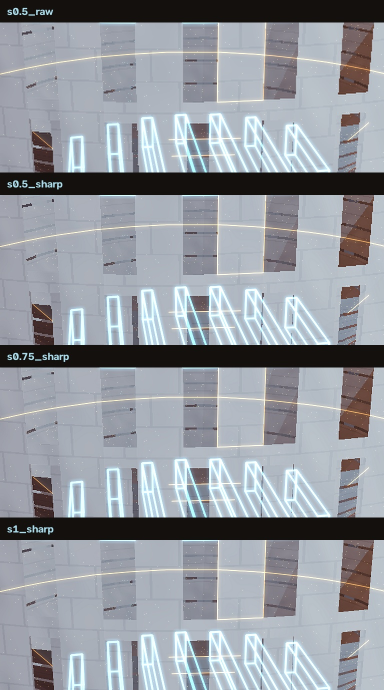
#> input picture qa_evidence/quality_stills/colosseum_detail_crops.jpg, 768 x 1380 px (shown at 1/2 size)
$ python -i render_quality_compare.py   (imports and definitions only)   (older library calls are emulated)
#> lines starting #> are read from the running program, lines starting #| are printed output that depends on the picture
"""Render A/B stills and objective metrics for video-quality tuning.

Renders identical monument frames across internal raster scales and finishing variants,
reporting sharpness (Laplacian variance), edge aliasing, color-stat drift and per-frame
wall-clock cost. Writes side-by-side contact sheets under qa_evidence/quality_stills/.

Usage: PYTHONPATH=. .venv/bin/python tools/render_quality_compare.py
"""
from __future__ import annotations

import time
from pathlib import Path

import cv2
import numpy as np

from voxforge.video.procedural_world import (
    Monument3DEngine,
    SCENE_GIZA,
    SCENE_TAJ_MAHAL,
    SCENE_COLOSSEUM,
)
from voxforge.video.finish import edge_adaptive_sharpen

OUT_DIR = Path("qa_evidence/quality_stills")
SCENES = [("giza", SCENE_GIZA), ("taj", SCENE_TAJ_MAHAL), ("colosseum", SCENE_COLOSSEUM)]
SCALES = [0.5, 0.625, 0.75, 1.0]


def laplacian_var(img: np.ndarray) -> float:
    gray = cv2.cvtColor(img, cv2.COLOR_RGB2GRAY)
    return float(cv2.Laplacian(gray, cv2.CV_32F, ksize=3).var())


def alias_score(img: np.ndarray) -> float:
    """High-frequency jaggedness along strong edges: mean |2nd derivative| on Canny edge pixels."""
    gray_u8 = cv2.cvtColor(img, cv2.COLOR_RGB2GRAY)
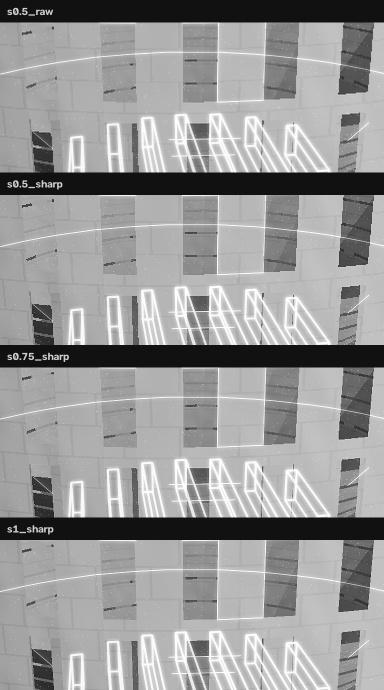
#> gray_u8: shape (1380, 768) (shown at 1/2 size); min 3, max 255, mean 152.2
    edges = cv2.Canny(gray_u8, 60, 140) > 0
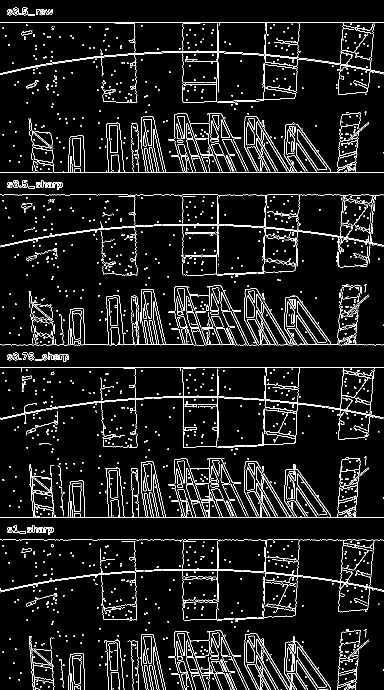
#> edges: shape (1380, 768) bool (shown at 1/2 size); 6.5% white in thin lines or dots
    d2 = cv2.Laplacian(gray_u8, cv2.CV_32F, ksize=1)
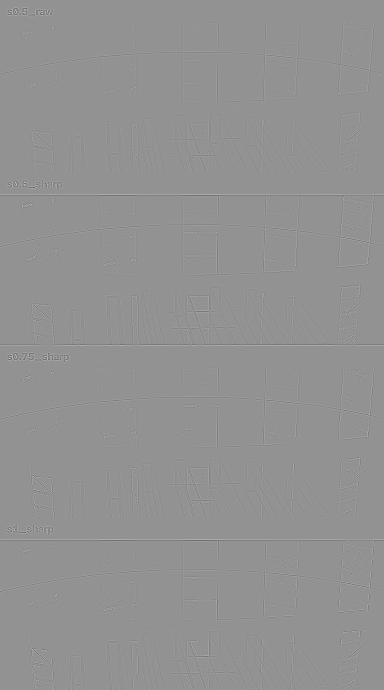
#> d2: shape (1380, 768) float32 (shown at 1/2 size); min -646, max 478, mean 0; drawn with min black and max white
    if edges.sum() < 50:
        return 0.0
    return float(np.abs(d2[edges]).mean())


def color_means(img: np.ndarray) -> np.ndarray:
    return img.reshape(-1, 3).mean(axis=0)


# [63 lines left out: functions label_bar, main, not called in this run]


# [2 lines not run here, left out]

>>> import cv2
>>> picture = cv2.cvtColor(cv2.imread('../qa_evidence/quality_stills/colosseum_detail_crops.jpg'), cv2.COLOR_BGR2RGB)
>>> result = alias_score(picture)
#> result = 60.21
